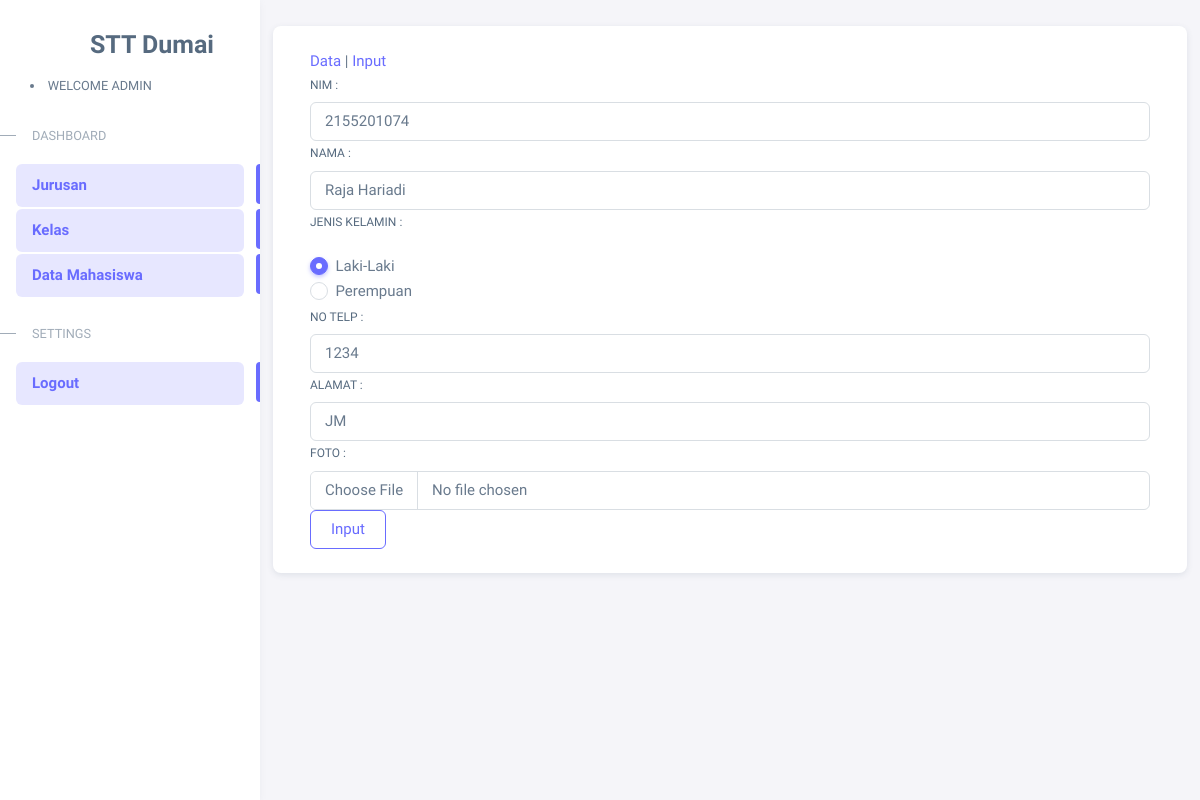
Screenshot of /index.php?page=mahasiswa/edit&kode=4 (signed in) with the database file from the repository.
### tables this page shows
CREATE TABLE `tb_mahasiswa` (
  `id` int(11) NOT NULL,
  `nim` varchar(10) DEFAULT NULL,
  `nama` varchar(50) DEFAULT NULL,
  `jenis_kelamin` varchar(10) DEFAULT NULL,
  `no_telp` varchar(15) DEFAULT NULL,
  `alamat` text DEFAULT NULL,
  `foto` blob DEFAULT NULL,
  `kode` int(11) DEFAULT NULL,
  `id_kelas` int(11) DEFAULT NULL
);

### mahasiswa/edit.php (the view, shortened to what this page needs)
<!DOCTYPE html>
<html lang="en">
<head>
</head>
<body>
  <a href="../index.php?page=mahasiswa">Data</a> |
  <a href="../index.php?page=mahasiswa/input_mahasiswa">Input</a>
  <?php
  include "proses/koneksi.php";
  $kode = $_REQUEST['kode'];
  $q = mysqli_query($koneksi, "SELECT * FROM tb_mahasiswa WHERE id='$kode'");
  if (mysqli_num_rows($q) > 0) {
    $ary = mysqli_fetch_array($q);
  } else {
    echo "Data mahasiswa tidak ditemukan.";
    exit;
  }
  ?>
  <form action="index.php?page=mahasiswa/ex_edit" method="POST" enctype="multipart/form-data">
    <div>
      <label for="nim" class="form-label">Nim :</label>
      <input type="text" name="nim" value="<?php echo $ary['nim'] ?>" class="form-control" placeholder="Nim" aria-describedby="defaultFormControlHelp">
    </div>
    <div>
      <label for="nama" class="form-label">Nama :</label>
      <input type="text" name="nama" value="<?php echo $ary['nama'] ?>" class="form-control" placeholder="Nama Mahasiswa" aria-describedby="defaultFormControlHelp">
    </div>
    <div class="col-md">
      <label for="jeniskelamin" name="jeniskelamin" value="<?php echo $ary['jenis_kelamin'] ?>" class="form-label">Jenis Kelamin :</label>
      <div class="form-check mt-3">
        <input name="jeniskelamin" value="lakilaki" class="form-check-input" type="radio" id="defaultRadio1" <?php echo ($ary['jenis_kelamin'] == 'lakilaki') ? 'checked' : ''; ?>>
        <label class="form-check-label" for="defaultRadio1"> Laki-Laki </label>
      </div>
      <div class="form-check">
        <input name="jeniskelamin" value="perempuan" class="form-check-input" type="radio" id="defaultRadio2" <?php echo ($ary['jenis_kelamin'] == 'perempuan') ? 'checked' : ''; ?>>
        <label class="form-check-label" for="defaultRadio2"> Perempuan </label>
      </div>
    </div>
    <div>
      <label for="defaultFormControlInput" class="form-label">No Telp :</label>
      <input type="text" class="form-control" name="notelp" value="<?php echo $ary['no_telp'] ?>" id="defaultFormControlInput" placeholder="No Telp" aria-describedby="defaultFormControlHelp">
    </div>
    <div>
      <label for="defaultFormControlInput" class="form-label">Alamat :</label>
      <input type="text" class="form-control" name="alamat" value="<?php echo $ary['alamat'] ?>" id="defaultFormControlInput" placeholder="Alamat" aria-describedby="defaultFormControlHelp">
    </div>
    <div>
      <label for="defaultFormControlInput" class="form-label">Foto :</label>
      <input type="file" class="form-control" name="foto" id="defaultFormControlInput" placeholder="" aria-describedby="defaultFormControlHelp">
    </div>
    <div>
      <button class="btn btn-outline-primary" type="submit" name="input" id="button-addon1">Input</button>
    </div>
  </form>
</body>
</html>

### rows the page displays
tb_mahasiswa: nim "2155201074", nama "Raja Hariadi", jenis_kelamin "☑ Laki-Laki", jenis_kelamin "☐ Perempuan", notelp "1234", alamat "JM"

### other values shown
$_SESSION['username'] "ADMIN"
